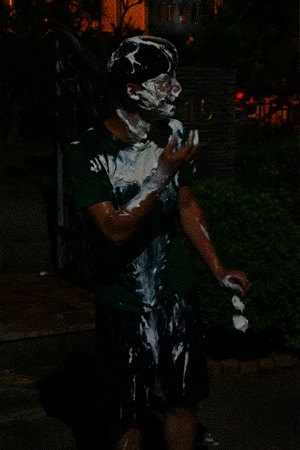
//> input picture input2.bmp, 300 x 450 px
$ ./main input2.bmp   (built with g++ and OpenCV 4)
//> lines starting //> are read from the running program, lines starting //| are printed output that depends on the picture
#include <cstdio>
#include <cstdlib>
#include <fstream>
#include <iostream>
#include <opencv2/opencv.hpp>
using namespace cv;
using namespace std;

/*Plots 2D Graph*/
template <typename T>
cv::Mat plotGraph(std::vector<T>& vals, int YRange[2])
{

    auto it = minmax_element(vals.begin(), vals.end());
    float scale = 1./ceil(*it.second - *it.first);
    float bias = *it.first;
    int rows = YRange[1] - YRange[0] + 1;
    cv::Mat image = Mat::zeros( rows, vals.size(), CV_8UC3 );
    image.setTo(0);
    for (int i = 0; i < (int)vals.size()-1; i++)
    {
        cv::line(image, cv::Point(i, rows - 1 - (vals[i] - bias)*scale*YRange[1]), cv::Point(i+1, rows - 1 - (vals[i+1] - bias)*scale*YRange[1]), Scalar(255, 0, 0), 1);
    }

    return image;
}

/*Add input1 and input2, input2 scaled by weight*/
void myAdd_weight(Mat& input1, Mat& input2, Mat& output, double weight){

	for(int row = 0; row < output.rows; row++)
		for(int col = 0; col < output.cols; col++)
			for(int pixel = 0; pixel < 3; pixel++){
				int temp = input1.at<Vec3b>(row, col).val[pixel]
								+ input2.at<Vec3b>(row, col).val[pixel]*weight;
				if(temp > 255)
					output.at<Vec3b>(row, col).val[pixel] = 255;
				else
					output.at<Vec3b>(row, col).val[pixel] = temp;
			}

}

/*Power law transformation*/
void powerTransform(Mat& img, double gamma){
	double histogram[256];
	for(int i = 0; i < 256; i++)
		histogram[i] = pow(i,gamma);
	double max = histogram[255];
	double min = histogram[0];
	double delta = max - min;
	for(int i = 0; i < 256; i++)
		histogram[i] = histogram[i]*255.0/delta;


	for(int row = 0; row < img.rows; row++)
		for(int col = 0; col < img.cols; col++)
			for(int pixel = 0; pixel < 3; pixel++)
				img.at<Vec3b>(row, col).val[pixel] = histogram[img.at<Vec3b>(row, col).val[pixel]];

	vector<int> numbers(256);
	for(int i = 0; i < 256; i++)
		numbers[i] = histogram[i];
	int range[2] = {0, 256};

    Mat lineGraph = plotGraph(numbers, range);
	imshow("plot", lineGraph);
}

/*White Balance*/
// [48 lines left out: function whiteBalance, not called in this run]

/*High Boost Filter*/
void myHighBoost(Mat& input, Mat& output, double boost){

    vector<vector< double> > boost_kernel;
    boost_kernel.resize(3, vector<double>(3,0));
    boost_kernel[0][0] = -1*boost;
    boost_kernel[0][1] = -1*boost;
    boost_kernel[0][2] = -1*boost;
    boost_kernel[1][0] = -1*boost;
    boost_kernel[1][1] = 8*boost + 1;
    boost_kernel[1][2] = -1*boost;
    boost_kernel[2][0] = -1*boost;
    boost_kernel[2][1] = -1*boost;
    boost_kernel[2][2] = -1*boost;
    int min[3] = {255,255,255};
    int max[3] = {0,0,0};

    for(int row = 0; row < output.rows; row++)
        for(int col = 0; col < output.cols; col++){
            for(int pixel = 0; pixel < 3; pixel++){
                int sum = 0;
                for(int kernel_x = -1; kernel_x <= 1; kernel_x++){
                    for(int kernel_y = -1; kernel_y <= 1; kernel_y++){
                        int currentCol = col + kernel_x;
                        int currentRow = row + kernel_y;
                        if(currentCol<0 || currentRow<0 || currentCol==output.cols || currentRow==output.rows)
                            sum += input.at<Vec3b>(row, col).val[pixel] * boost_kernel[kernel_y+1][kernel_x+1];
                        else
                            sum += input.at<Vec3b>(currentRow, currentCol).val[pixel] * boost_kernel[kernel_y+1][kernel_x+1];
                    }

                }
                if(sum < min[pixel])
                	min[pixel] = sum;
                if(sum > max[pixel])
                	max[pixel] = sum;
            }
        }
    for(int row = 0; row < output.rows; row++)
        for(int col = 0; col < output.cols; col++){
            for(int pixel = 0; pixel < 3; pixel++){
                int sum = 0;
                for(int kernel_x = -1; kernel_x <= 1; kernel_x++){
                    for(int kernel_y = -1; kernel_y <= 1; kernel_y++){
                        int currentCol = col + kernel_x;
                        int currentRow = row + kernel_y;
                        if(currentCol<0 || currentRow<0 || currentCol==output.cols || currentRow==output.rows)
                            sum += input.at<Vec3b>(row, col).val[pixel] * boost_kernel[kernel_y+1][kernel_x+1];
                        else
                            sum += input.at<Vec3b>(currentRow, currentCol).val[pixel] * boost_kernel[kernel_y+1][kernel_x+1];
                    }

                }
                output.at<Vec3b>(row, col).val[pixel] = (sum - min[pixel])*255.0/(max[pixel] - min[pixel]);
            }
        }
}

/*Gaussian Blur*/
void myGaussianBlur(Mat& input, Mat& output){

    vector<vector< double> > g_kernel;
    g_kernel.resize(3, vector<double>(3,0));
    g_kernel[0][0] = 1.0/16;
    g_kernel[0][1] = 1.0/8;
    g_kernel[0][2] = 1.0/16;
    g_kernel[1][0] = 1.0/8;
    g_kernel[1][1] = 1.0/4;
    g_kernel[1][2] = 1.0/8;
    g_kernel[2][0] = 1.0/16;
    g_kernel[2][1] = 1.0/8;
    g_kernel[2][2] = 1.0/16;

    for(int row = 0; row < output.rows; row++)
        for(int col = 0; col < output.cols; col++){
            for(int pixel = 0; pixel < 3; pixel++){
                int sum = 0;
                for(int kernel_x = -1; kernel_x <= 1; kernel_x++){
                    for(int kernel_y = -1; kernel_y <= 1; kernel_y++){
                        int currentCol = col + kernel_x;
                        int currentRow = row + kernel_y;
                        if(currentCol<0 || currentRow<0 || currentCol==output.cols || currentRow==output.rows)
                            sum += input.at<Vec3b>(row, col).val[pixel] * g_kernel[kernel_y+1][kernel_x+1];
                        else
                            sum += input.at<Vec3b>(currentRow, currentCol).val[pixel] * g_kernel[kernel_y+1][kernel_x+1];
                    }

                }
                output.at<Vec3b>(row, col).val[pixel] = sum;
            }
        }
}

int main(char argc, char ** argv){

	string inputFile = argv[1];
	string fileNum;

	double prePow, laplacianPow, weight, boost;
	if(inputFile[0]=='i' && inputFile[1]=='n' && inputFile[2]=='p' && inputFile[3]=='u'
		&& inputFile[4]=='t'){
		fileNum = inputFile[5];
		switch(stoi(fileNum)){
			case 1:{
				prePow = 0.8;
				laplacianPow = 5;
				weight = 1;
				boost = 1;
				break;
			}
			case 2:{
				prePow = 0.5;
				laplacianPow = 5;
				weight = 0.8;
				boost = 1;
				break;
			}
			case 3:{
				prePow = 0.5;
				laplacianPow = 5;
				weight = 1;
				boost = 1;
				break;
			}
			case 4:{
				prePow = 0.5;
				laplacianPow = 5;
				weight = 0.8;
				boost = 1;
				break;
			}
		}
	}
	else{
		fileNum = "";
		prePow = 0.5;
		laplacianPow = 3;
		weight = 0.8;
		boost = 0;
	}

    Mat src = imread(inputFile);
//> src is the input picture: 450 rows x 300 cols, CV_8UC3; mean B, G, R 8.5, 12.3, 13
    imshow("ori", src);

    Mat add = src.clone();
    Mat gaussian = src.clone();
    Mat laplacian = src.clone();
    Mat gaussian2 = src.clone();

    // Power to enhance darker image
    powerTransform(src, prePow);
//> after the loop in powerTransform, `for(int row = 0; row < img.rows; row++)`:
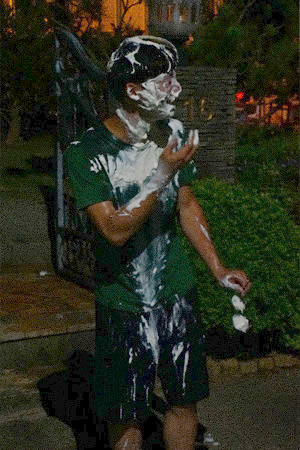
//> img: 450 rows x 300 cols, CV_8UC3; mean B, G, R 30.9, 45.5, 42.7
//> after the loop in plotGraph, `for (int i = 0; i < (int)vals.size()-1; i++)`:
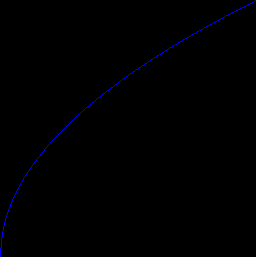
//> image: 257 rows x 256 cols, CV_8UC3; mean B, G, R 1.2, 0, 0

    // Gaussian to remove noise
    myGaussianBlur(src, gaussian);

    // Gaussian again to further remove noise
    myGaussianBlur(gaussian, gaussian2);
//> after the loop in myGaussianBlur (call 2), `for(int row = 0; row < output.rows; row++)`:
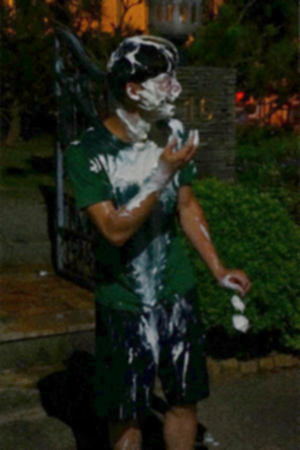
//> output: 450 rows x 300 cols, CV_8UC3; mean B, G, R 22.8, 36.6, 34.3

    // Laplacian or High Boost to enhance detail
    myHighBoost(gaussian2, laplacian, boost);
//> after the loop in myHighBoost, `for(int row = 0; row < output.rows; row++)`: min = [-119, -138, -163]; max = [340, 328, 340]
//> after the loop in myHighBoost, `for(int row = 0; row < output.rows; row++)`:
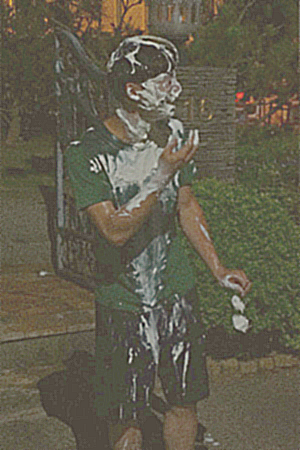
//> output: 450 rows x 300 cols, CV_8UC3; mean B, G, R 78.4, 95.1, 99.5

    // Increase contrast of lapacian
    powerTransform(laplacian, laplacianPow);
//> call 2 of powerTransform, with gamma = 5
//> after the loop in powerTransform (call 2), `for(int row = 0; row < img.rows; row++)`:
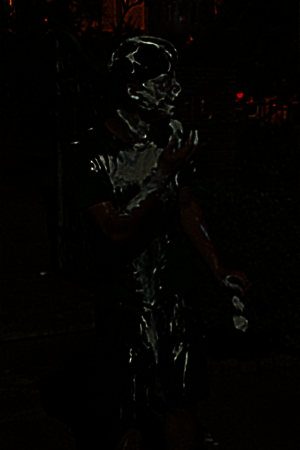
//> img: 450 rows x 300 cols, CV_8UC3; mean B, G, R 1.6, 3, 3.8

    // Add laplacian result to original image
    myAdd_weight(gaussian, laplacian, add, weight);
//> after the loop in myAdd_weight, `for(int row = 0; row < output.rows; row++)`:
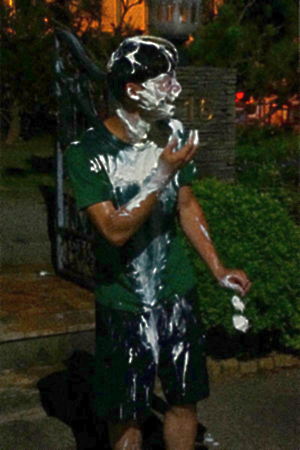
//> output: 450 rows x 300 cols, CV_8UC3; mean B, G, R 27.9, 42.5, 40.8
    imshow("Output", add);

    string outputFile = "output" + fileNum + ".bmp";
    imwrite(outputFile, add);
    waitKey(0);
    return 0;
}
